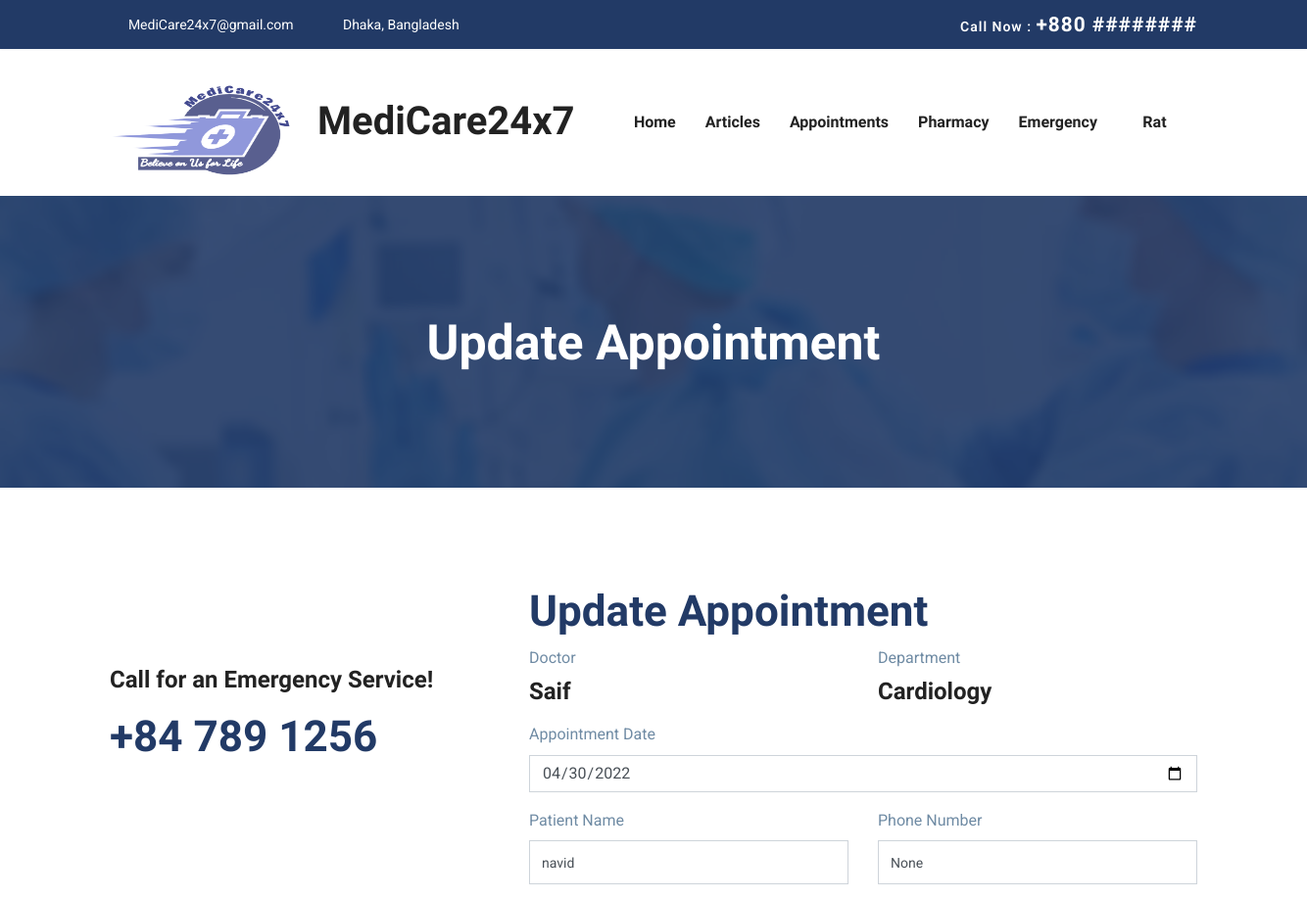
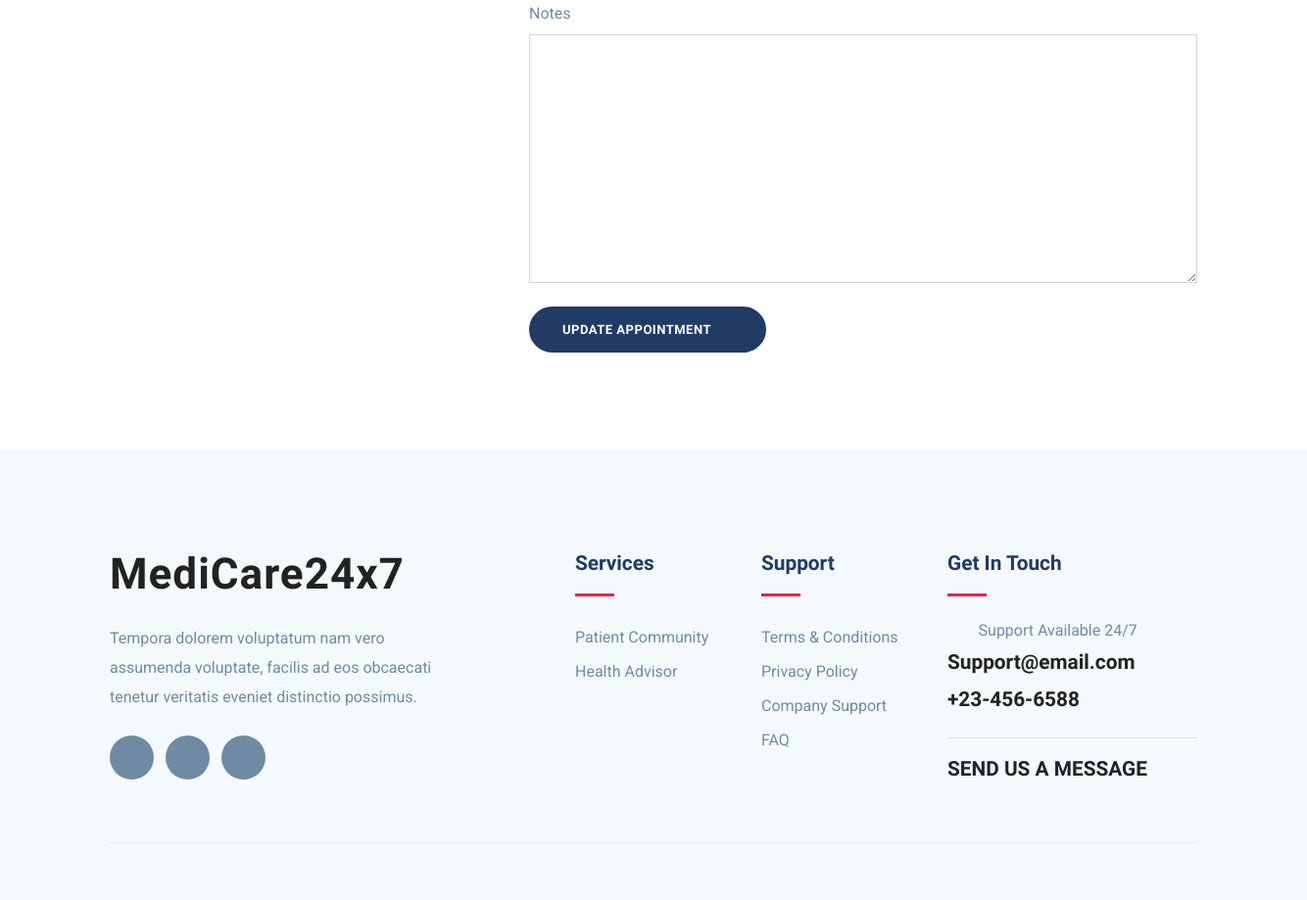
The app's page /appointment/update-appointment/1 (signed in) with its own data (2 pictures, top to bottom).
### accounts/models.py (models this page shows, shortened)
class UserModel(AbstractBaseUser, PermissionsMixin):
    email = models.EmailField(max_length=255, unique=True)  # Email
    name = models.CharField(max_length=255)  # Name
    is_patient = models.BooleanField(default=False)  # True if patient
    is_doctor = models.BooleanField(default=False)  # True if doctor
    is_active = models.BooleanField(default=True)  # True if active
    is_staff = models.BooleanField(default=False)
    is_admin = models.BooleanField(default=False)
    is_superuser = models.BooleanField(default=False)
    date_joined = models.DateTimeField(auto_now_add=True)
    USERNAME_FIELD = 'email'
    REQUIRED_FIELDS = ['name']  # Email & Password are required by default.
    objects = MyUserManager()  # User manager for the User Model
    def __str__(self):
        return self.email

class DoctorModel(models.Model):
    SpecializationModel= [
        ('Cardiology', 'Cardiology'),
        ('Dentistry', 'Dentistry'),
        ('Dermatology', 'Dermatology'),
        ('Endocrinology', 'Endocrinology'),
        ('Gastroenterology', 'Gastroenterology'),
        ('General Surgery', 'General Surgery'),
    ]
    user = models.OneToOneField(UserModel, on_delete=models.CASCADE)
    bio = models.TextField(null=True, blank=True)
    image = models.ImageField(null=True, blank=True)
    gender = models.CharField(max_length=10, choices=GENDER_CHOICES, null=True, blank=True)
    blood_group = models.CharField(max_length=10, choices=BLOOD_GROUP_CHOICES, null=True, blank=True)
    date_of_birth = models.DateField(null=True, blank=True)
    phone = models.CharField(max_length=15, null=True, blank=True)
    NID = models.CharField(max_length=50, null=True, blank=True)
    specialization = models.CharField(max_length=20, choices=SpecializationModel, null=True, blank=True)
    BMDC_regNo = models.CharField(max_length=100, null=True, blank=True)
    last_donation = models.DateField(null=True, blank=True)

class PatientModel(models.Model):
    user = models.OneToOneField(UserModel, on_delete=models.CASCADE)
    image = models.ImageField(null=True, blank=True)  # Patient Profile Picture
    gender = models.CharField(max_length=10, choices=GENDER_CHOICES, null=True, blank=True)
    blood_group = models.CharField(max_length=10, choices=BLOOD_GROUP_CHOICES, null=True, blank=True)
    height = models.DecimalField(decimal_places=2, max_digits=4, null=True, blank=True)
    weight = models.IntegerField(null=True, blank=True)
    date_of_birth = models.DateField(null=True, blank=True)
    phone = models.CharField(max_length=15, null=True, blank=True)
    address = models.TextField(max_length=100, null=True, blank=True)
    last_donation = models.DateField(null=True, blank=True)

### appointment/models.py (models this page shows)
class AppointmentModel(models.Model):
    patient         = models.ForeignKey(PatientModel, on_delete=models.CASCADE)
    doctor          = models.ForeignKey(DoctorModel, on_delete=models.CASCADE)
    department      = models.CharField(null =True, max_length=250)
    date            = models.DateField(null=True, blank=False)
    time            = models.TimeField(null=True, blank=False)
    is_accepted     = models.BooleanField(default=False)
    is_canceled     = models.BooleanField(default=False)
    is_completed    = models.BooleanField(default=False)
    meet_link       = models.CharField(max_length=100)
    notes           = models.TextField(null=True, blank=True)
    created_at      = models.DateTimeField(auto_now_add=True)

### appointment/views.py (the view, shortened to what this page needs)
# urls.py: path('update-appointment/<int:pk>', patient_update_appointment_view, name='patient-update-appointment'),
@login_required(login_url='login')
def patient_update_appointment_view(request,pk):
    appointment = AppointmentModel.objects.get(id=pk)
    form = PatientAppointmentForm(instance=appointment)
    context={
        'form':form,
        'appointment':appointment,
    }
    return render(request, 'appointment/patient-update-appointment.html',context)

### appointment/forms.py
class PatientAppointmentForm(ModelForm):
    date = forms.DateField(widget=forms.DateInput(attrs={'type': 'date'}))
    class Meta:
        model = AppointmentModel
        fields = '__all__'
        exclude = ['patient', 'doctor', 'time', 'meet_link', 'department', 'is_accepted', 'is_canceled', 'is_complete',
                   'date_created']

### templates/appointment/patient-update-appointment.html (shortened to what this page needs)
{% extends "base.html" %}
{% load static %}
{% load widget_tweaks %}
{% block content %}
<section class="page-title bg-1">
    <div class="container">
        <div class="row">
            <div class="col-md-12">
                <div class="block text-center">
                    <h1 class="text-capitalize mb-5 text-lg">Update Appointment</h1>
                </div>
            </div>
        </div>
    </div>
</section>
<section class="appoinment section">
    <div class="container">
        <div class="row">
            <div class="col-lg-4">
                <div class="mt-3">
                    <div class="feature-icon mb-3">
                        <i class="icofont-support text-lg"></i>
                    </div>
                    <span class="h3">Call for an Emergency Service!</span>
                    <h2 class="text-color mt-3">+84 789 1256 </h2>
                </div>
            </div>
            <div class="col-lg-8">
                <div class="appoinment-wrap mt-5 mt-lg-0 pl-lg-5">
                    <h2 class="mb-2 title-color">Update Appointment</h2>
                    <form method="post">
                        <div class="row">
                            <div class="col-lg-6">
                                <div class="form-group">
                                    <label>Doctor</label>
                                    <h3>{{ appointment.doctor.user.name }}</h3>
                                </div>
                            </div>
                            <div class="col-lg-6">
                                <div class="form-group">
                                    <label>Department</label>
                                    <h3>{{ appointment.doctor.specialization }}</h3>
                                </div>
                            </div>
                        </div>
                        <div class="row">
                            <div class="col-lg-12">
                                <div class="form-group">
                                    <label>Appointment Date</label>
                                    {{ form.date|add_class:"form-control" }}
                                </div>
                            </div>
                        </div>
                        <div class="row">
                            <div class="col-lg-6">
                                <div class="form-group">
                                    <label>Patient Name</label>
                                    <input type="text" class="form-control" placeholder="Full Name"
                                           value="{{ appointment.patient.user.name }}">
                                </div>
                            </div>
                            <div class="col-lg-6">
                                <div class="form-group">
                                    <label>Phone Number</label>
                                    <input type="text" class="form-control" placeholder="Phone Number"
                                           value="{{ appointment.patient.phone }}">
                                </div>
                            </div>
                        </div>
                        <div class="form-group-2 mb-4">
                            <label>Notes</label>
                            {{ form.notes|add_class:"form-control" }}
                        </div>
                        <button class="btn btn-main btn-round-full">
                            Update Appointment <i class="icofont-simple-right ml-2"></i>
                        </button>
                    </form>
                </div>
            </div>
        </div>
    </div>
</section>
{% endblock %}

### templates/navbar.html (shortened to what this page needs)
{% load static %}
<nav class="navbar navbar-expand-lg navigation" id="navbar">
    <div class="container">
        <a class="navbar-brand" href="{% url 'home' %}">
            <h1><img src="{% static 'images/logo1.png' %}" alt="" class="img-fluid" style="width: 212px ;height: 106px;">MediCare24x7</h1>
        </a>
        <div class="collapse navbar-collapse" id="navbarmain">
            <ul class="navbar-nav ml-auto">
                <li class="nav-item active">
                    <a class="nav-link" href="{% url 'home' %}">Home</a>
                </li>
                <li class="nav-item"><a class="nav-link" href="#">Articles</a></li>
                {% if request.user.is_authenticated and request.user.is_doctor %}
                <li class="nav-item">
                    <a class="nav-link" href="{%url 'doctor-all-appointments'%}">Appointments</a>
                </li>
                <li class="nav-item">
                    <a class="nav-link" href="{%url 'heart-risk'%}">Test Prediction</a>
                </li>
                {% elif request.user.is_authenticated and request.user.is_patient %}
                <li class="nav-item">
                    <a class="nav-link" href="{%url 'patient-all-appointments'%}">Appointments</a>
                </li>
                <li class="nav-item">
                    <a class="nav-link" href="{% url 'pharmacy-home' %}">Pharmacy</a>
                </li>
                {% endif %}
                {% if request.user.is_authenticated %}
                <li class="nav-item dropdown">
                    <a class="nav-link dropdown-toggle" href="" id="dropdown02"
                       data-toggle="dropdown" aria-haspopup="true" aria-expanded="false">Emergency <i
                            class="icofont-thin-down"></i></a>
                            Others Blood Request</a></li>
                    </ul>
                {% endif %}
                {% if request.user.is_authenticated %}
                <li class="nav-item dropdown">
                    <a class="nav-link dropdown-toggle" href="#" id="dropdown03" data-toggle="dropdown"
                       aria-haspopup="true" aria-expanded="false">{{ request.user.name }} <i
                            class="icofont-thin-down"></i></a>
                </li>
                {% endif %}
        </div>
    </div>
</nav>

### static-files/css/style.css (style rules this page uses)
html { overflow-x: hidden; }
body { line-height: 1.6; font-family: "Roboto", sans-serif; -webkit-font-smoothing: antialiased; font-size: 16px; color: #6F8BA4; font-weight: 400; }
h1, .h1, h2, .h2, h3, .h3, h4, .h4, h5, .h5, h6, .h6 { font-family: "Exo", sans-serif; font-weight: 700; color: #222; }
h1, .h1 { font-size: 2.5rem; }
h2, .h2 { font-size: 44px; }
h3, .h3 { font-size: 1.5rem; }
input[type="email"], input[type="password"], input[type="text"], input[type="tel"] { box-shadow: none; height: 45px; outline: none; font-size: 14px; }
.form-control { box-shadow: none; border-radius: 0; }
.btn { display: inline-block; font-size: 14px; font-size: 0.8125rem; font-weight: 700; letter-spacing: .5px; padding: .75rem 2rem; font-family: "Exo", sans-serif; text-transform: uppercase; border-radius: 5px; border: 2px solid transparent; transition: all .35s ease; }
.btn-main { background: #223a66; color: #fff; border-color: #223a66; }
.btn-round-full { border-radius: 50px; }
.section { padding: 100px 0; }
.text-lg { font-size: 3.75rem; }
a { color: #222; text-decoration: none; transition: all .35s ease; }
.page-title { padding: 120px 0px 70px 0px; position: relative; }
.page-title .block h1 { color: #fff; }
.title-color { color: #223a66; }
.text-lg { font-size: 50px; }
#navbarmain { padding: 20px 0px; }
#navbarmain .nav-link { font-weight: 600; padding: 10px 15px; color: #222; font-family: "Exo", sans-serif; text-transform: capitalize; font-size: 16px; transition: all .25s ease; }
.dropdown-toggle::after { display: none; }
.navbar-brand { margin-top: 10px; }
.bg-1 { background: url("../images/bg/22.jpg") no-repeat 50% 50%; background-size: cover; position: relative; }
.text-color { color: #223a66; }

### records on screen
UserModel: user.name "Rat"
AppointmentModel: doctor.user.name "Saif", doctor.specialization "Cardiology", date "04/30/2022", patient.user.name "navid", patient.phone "None"
